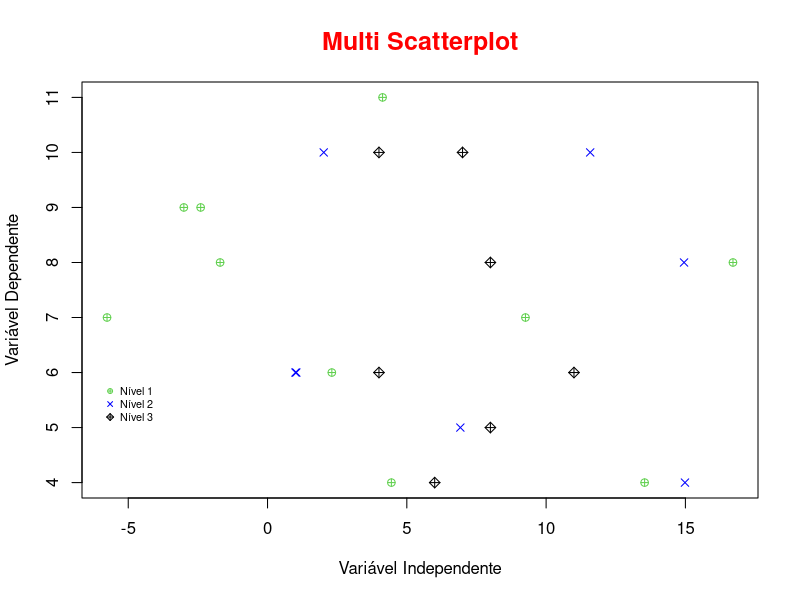

Source code (R):
####################################################################################################
# Gráficos em R - Base Plotting System

# Configurando o diretório de trabalho
setwd("C:/GitHubProjects/Projects-in-R/03-linguagem-r")
getwd()

####################################################################################################

# Define os dados
set.seed(67)
x = rnorm(10,5,7)
y = rpois(10,7)
z = rnorm(10,6,7)
t = rpois(10,9)

# Cria o Plot
plot(x, y, col = 123, pch = 10, main = "Multi Scatterplot",
     col.main = "red", cex.main = 1.5,
     xlab = "Variável Independente",
     ylab = "Variável Dependente")

# Adiciona outros dados
points(z, t, col = "blue", pch = 4)

# Adiciona outros dados
points(y, t, col = 777, pch = 9)

# Cria legenda
legend(-6,5.9, legend = c("Nível 1", "Nível 2", "Nível 3"),
       col = c(123, "blue", 777), pch = c(10,4,9),
       cex = 0.65, bty = "n")

####################################################################################################